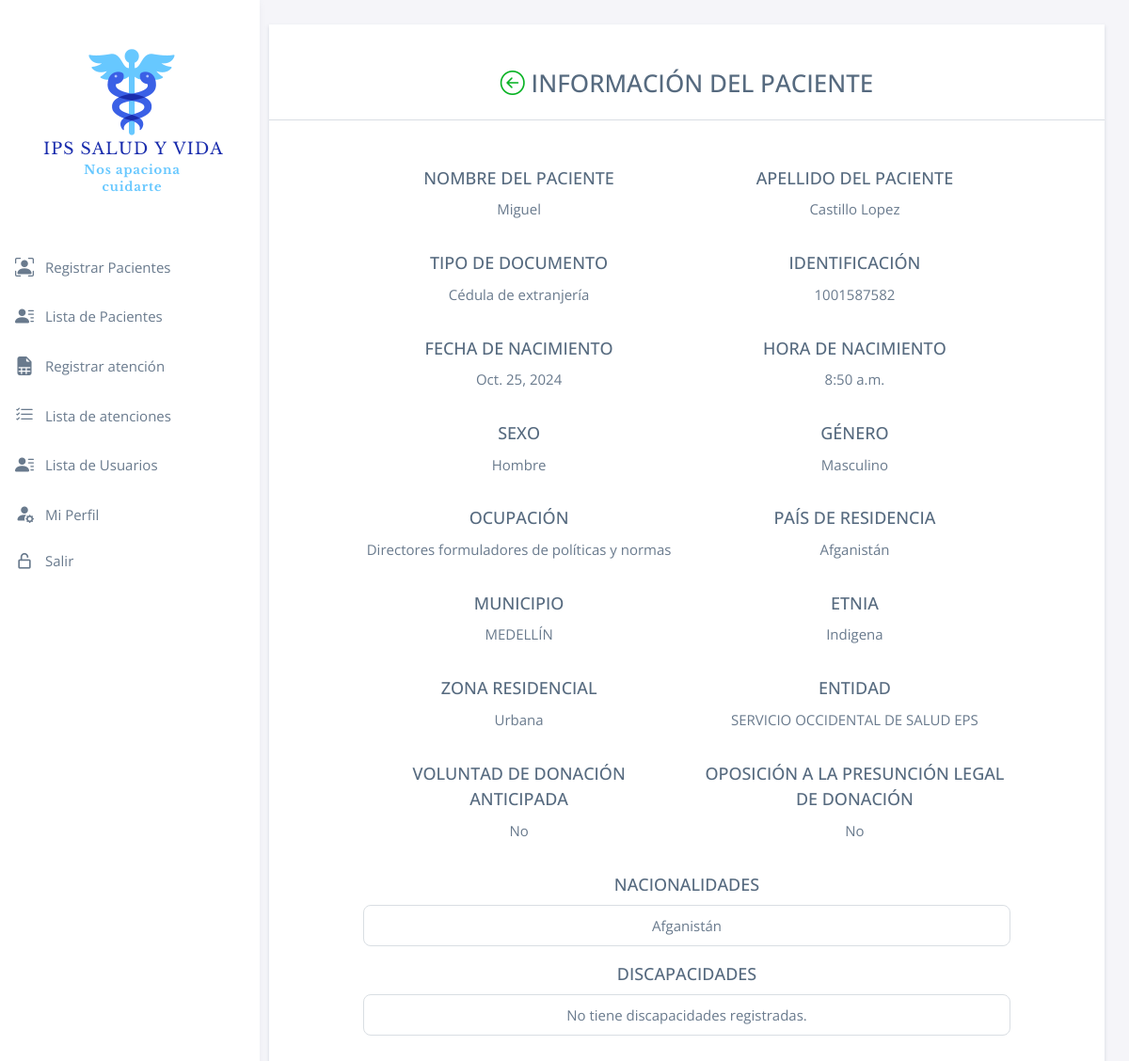
The app's page /detallePaciente/16 with its own data.
### medvisit/models.py (models this page shows, shortened)
class Paciente(models.Model):
    Id = models.AutoField(primary_key=True)
    CodigoTipoDocumento = models.ForeignKey(TipoDocumento, on_delete=models.CASCADE)
    Identificacion = models.CharField(max_length=20)
    PrimerApellido = models.CharField(max_length=50)
    SegundoApellido = models.CharField(max_length=50, blank=True, null=True)
    PrimerNombre = models.CharField(max_length=50)
    SegundoNombre = models.CharField(max_length=50, blank=True, null=True)
    FechaNacimiento = models.DateField()
    HoraNacimiento = models.TimeField(blank=True, null=True)
    CodigoSexo = models.ForeignKey(Sexo, on_delete=models.CASCADE)
    CodigoGenero = models.ForeignKey(Genero, on_delete=models.CASCADE)
    CodigoOcupacion = models.ForeignKey(Ocupacion, on_delete=models.CASCADE)
    CodigoPaisResidencia = models.ForeignKey(Pais, on_delete=models.CASCADE)
    CodigoMunicipio = models.ForeignKey(Municipio, on_delete=models.CASCADE)
    CodigoEtnia = models.ForeignKey(Etnia, on_delete=models.CASCADE)
    CodigoZonaResidencial = models.ForeignKey(ZonaResidencial, on_delete=models.CASCADE)
    CodigoEntidad = models.ForeignKey(Entidad, on_delete=models.CASCADE)
    class Meta:
        db_table = 'Paciente'

class TipoDocumento(models.Model):
    codigo = models.CharField(max_length=2, primary_key=True)
    nombre = models.CharField(max_length=50, null=True, blank=True)
    class Meta:
        db_table = 'TipoDocumento'

class Sexo(models.Model):
    codigo = models.CharField(max_length=2, primary_key=True)
    nombre = models.CharField(max_length=50, null=True, blank=True)
    class Meta:
        db_table = 'Sexo'

class Genero(models.Model):
    codigo = models.CharField(max_length=2, primary_key=True)
    nombre = models.CharField(max_length=15, null=True, blank=True)
    class Meta:
        db_table = 'Genero'

class Ocupacion(models.Model):
    codigo = models.CharField(max_length=4, primary_key=True)
    nombre = models.CharField(max_length=200, null=True, blank=True)
    codigo_padre = models.CharField(max_length=4, null=True, blank=True)
    class Meta:
        db_table = 'Ocupacion'

class Pais(models.Model):
    codigo = models.CharField(max_length=3, primary_key=True)
    nombre = models.CharField(max_length=200, null=True, blank=True)
    class Meta:
        db_table = 'Pais'

class Municipio(models.Model):
    codigo = models.CharField(max_length=5, primary_key=True)
    codigo_departamento = models.CharField(max_length=5)
    nombre = models.CharField(max_length=200)
    class Meta:
        db_table = 'Municipio'

class Etnia(models.Model):
    codigo = models.CharField(max_length=5, primary_key=True)
    nombre = models.CharField(max_length=150)
    class Meta:
        db_table = 'Etnia'

class ZonaResidencial(models.Model):
    codigo = models.CharField(max_length=2, primary_key=True)
    nombre = models.CharField(max_length=100, null=True, blank=True)
    class Meta:
        db_table = 'ZonaResidencial'

class Entidad(models.Model):
    codigo = models.CharField(max_length=6, primary_key=True)
    nombre = models.CharField(max_length=200)
    class Meta:
        db_table = 'Entidad'

class PacienteNacionalidad(models.Model):
    paciente = models.ForeignKey('Paciente', on_delete=models.CASCADE)
    pais = models.ForeignKey('Pais', on_delete=models.CASCADE)
    class Meta:
        db_table = 'PacienteNacionalidad'
        unique_together = ('paciente', 'pais')

### medvisit/views.py (the view)
# urls.py: path('detallePaciente/<id>', views.detallePaciente),
def detallePaciente(request, id):
    paciente = Paciente.objects.get(Id=id)
    nacionalidades_asociadas = PacienteNacionalidad.objects.filter(paciente=paciente)
    discapacidades_asociadas = PacienteDiscapacidad.objects.filter(paciente=paciente)
    voluntad_anticipada = VoluntadAnticipada.objects.filter(paciente=paciente).first()
    oposicion = Oposicion.objects.filter(paciente=paciente).first()
    contexto = {'paciente': paciente,
                'discapacidades_asociadas': discapacidades_asociadas,
                'nacionalidades_asociadas': nacionalidades_asociadas,
                'voluntad_anticipada': voluntad_anticipada,
                'oposicion': oposicion,
                }
    return render(request, "public/pacientes/detalle_paciente.html", contexto)

### medvisit/templates/public/pacientes/detalle_paciente.html (shortened to what this page needs)
{% extends 'public/base.html' %}
{% load static %}
{% block customCSS %}
<link rel="stylesheet" href="{% static 'assets/css/file.css' %}" />
{% endblock %}
{% block body %}
<div class="card border-0 shadow-sm" style="border-radius: 0px !important">
  <div class="row justify-content-center mb-2">
    <div class="col-md-12">
      <h3 class="text-center mt-5 mb-4">
        <a href="{% url 'listarPacientes' %}" class="text-decoration-none">
          <i class="bi bi-arrow-left-circle"></i>
        </a>
        INFORMACIÓN DEL PACIENTE
      </h3>
      <hr />
    </div>
  </div>
  <div class="row justify-content-center mb-4">
    <div class="col-md-10">
      <div class="card-body">
        <div class="row">
          <div class="col-md-6 mb-3 text-center">
            <label for="nombre_paciente" class="form-label fs-5">Nombre del paciente</label>
            <p class="fs-6">{{ paciente.PrimerNombre }} {{ paciente.SegundoNombre|default:"" }}</p>
          </div>
          <div class="col-md-6 mb-3 text-center">
            <label for="apellido_paciente" class="form-label fs-5">Apellido del paciente</label>
            <p class="fs-6">{{ paciente.PrimerApellido }} {{ paciente.SegundoApellido|default:"" }}</p>
          </div>
          <div class="col-md-6 mb-3 text-center">
            <label for="tipo_documento" class="form-label fs-5">Tipo de documento</label>
            <p class="fs-6">{{ paciente.CodigoTipoDocumento.nombre }}</p>
          </div>
          <div class="col-md-6 mb-3 text-center">
            <label for="identificacion" class="form-label fs-5">Identificación</label>
            <p class="fs-6">{{ paciente.Identificacion }}</p>
          </div>
          <div class="col-md-6 mb-3 text-center">
            <label for="fecha_nacimiento" class="form-label fs-5">Fecha de nacimiento</label>
            <p class="fs-6">{{ paciente.FechaNacimiento }}</p>
          </div>
          <div class="col-md-6 mb-3 text-center">
            <label for="hora_nacimiento" class="form-label fs-5">Hora de nacimiento</label>
            <p class="fs-6">{{ paciente.HoraNacimiento }}</p>
          </div>
          <div class="col-md-6 mb-3 text-center">
            <label for="sexo" class="form-label fs-5">Sexo</label>
            <p class="fs-6">{{ paciente.CodigoSexo.nombre }}</p>
          </div>
          <div class="col-md-6 mb-3 text-center">
            <label for="genero" class="form-label fs-5">Género</label>
            <p class="fs-6">{{ paciente.CodigoGenero.nombre }}</p>
          </div>
          <div class="col-md-6 mb-3 text-center">
            <label for="ocupacion" class="form-label fs-5">Ocupación</label>
            <p class="fs-6">{{ paciente.CodigoOcupacion.nombre }}</p>
          </div>
          <div class="col-md-6 mb-3 text-center">
            <label for="pais_residencia" class="form-label fs-5">País de residencia</label>
            <p class="fs-6">{{ paciente.CodigoPaisResidencia.nombre }}</p>
          </div>
          <div class="col-md-6 mb-3 text-center">
            <label for="municipio" class="form-label fs-5">Municipio</label>
            <p class="fs-6">{{ paciente.CodigoMunicipio.nombre }}</p>
          </div>
          <div class="col-md-6 mb-3 text-center">
            <label for="etnia" class="form-label fs-5">Etnia</label>
            <p class="fs-6">{{ paciente.CodigoEtnia.nombre }}</p>
          </div>
          <div class="col-md-6 mb-3 text-center">
            <label for="zona_residencial" class="form-label fs-5">Zona Residencial</label>
            <p class="fs-6">{{ paciente.CodigoZonaResidencial.nombre }}</p>
          </div>
          <div class="col-md-6 mb-3 text-center">
            <label for="entidad" class="form-label fs-5">Entidad</label>
            <p class="fs-6">{{ paciente.CodigoEntidad.nombre }}</p>
          </div>
          <div class="col-md-6 mb-3 text-center">
            <label for="voluntad_donacion" class="form-label fs-5">Voluntad de donación anticipada</label>
            <p class="fs-6">{{ voluntad_anticipada.voluntad|yesno:"Sí,No" }}</p>
          </div>
          <div class="col-md-6 mb-3 text-center">
            <label for="oposicion" class="form-label fs-5">Oposición a la presunción legal de donación</label>
            <p class="fs-6">{{ oposicion.manifestacion|yesno:"Sí,No" }}</p>
          </div>
          <div class="col-md-12 mb-3 text-center">
            <label for="nacionalidades" class="form-label fs-5">Nacionalidades</label>
            <ul class="list-group">
              {% for nacionalidad in nacionalidades_asociadas %}
                <li class="list-group-item">{{ nacionalidad.pais.nombre }}</li>
              {% empty %}
                <li class="list-group-item">No tiene nacionalidades registradas.</li>
              {% endfor %}
            </ul>
          </div>
          <div class="col-md-12 mb-3 text-center">
            <label for="discapacidades" class="form-label fs-5">Discapacidades</label>
            <ul class="list-group">
              {% for discapacidad in discapacidades_asociadas %}
                <li class="list-group-item">{{ discapacidad.discapacidad.nombre }}</li>
              {% empty %}
                <li class="list-group-item">No tiene discapacidades registradas.</li>
              {% endfor %}
            </ul>
          </div>
        </div>
      </div>
    </div>
  </div>
</div>
{% endblock %}

### medvisit/static/assets/css/my_style.css (style rules this page uses)
body { font-family: "Open Sans", sans-serif; }

### records on screen
Paciente: PrimerNombre "Miguel", PrimerApellido "Castillo", SegundoApellido "Lopez", CodigoTipoDocumento.nombre "Cédula de extranjería", Identificacion "1001587582", FechaNacimiento "Oct. 25, 2024", HoraNacimiento "8:50 a.m.", CodigoSexo.nombre "Hombre", CodigoGenero.nombre "Masculino", CodigoOcupacion.nombre "Directores formuladores de políticas y normas", CodigoPaisResidencia.nombre "Afganistán", CodigoMunicipio.nombre "MEDELLÍN", CodigoEtnia.nombre "Indigena", CodigoZonaResidencial.nombre "Urbana", CodigoEntidad.nombre "SERVICIO OCCIDENTAL DE SALUD EPS"
PacienteNacionalidad: pais.nombre "Afganistán"

### other values on screen
{{ voluntad_anticipada.voluntad|yesno:"Sí,No" }} "No"
{{ oposicion.manifestacion|yesno:"Sí,No" }} "No"
